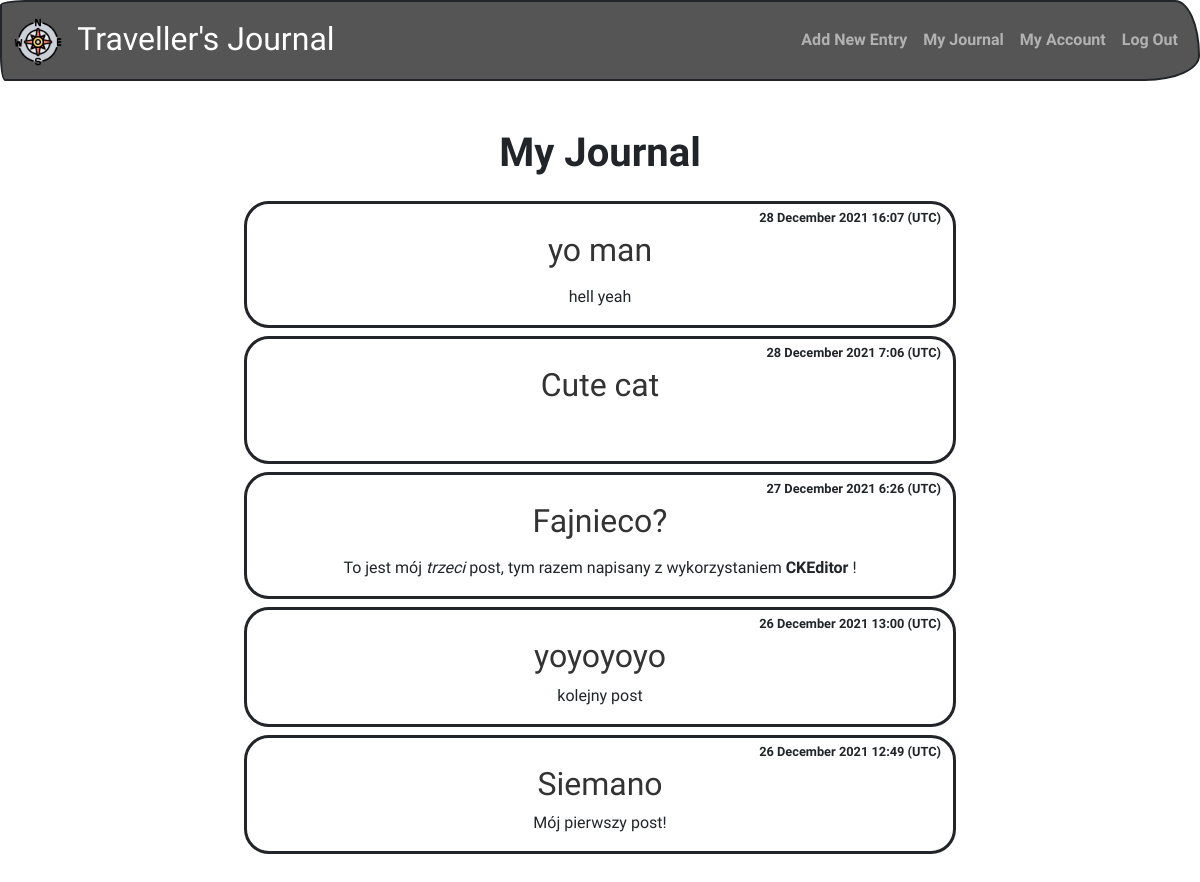
The page /journal (signed in) on the database its author committed.
### travel/helpers.py (models this page shows, shortened)
class Post(db.Model):
    id = db.Column(db.Integer, primary_key=True)
    title = db.Column(db.String(100), nullable=False)
    date_posted = db.Column(db.DateTime, nullable=False, default=datetime.utcnow)
    content = db.Column(db.Text, nullable=False)
    user_id = db.Column(db.Integer, db.ForeignKey('user.id'), nullable=False)

### travel/views.py (the view)
@app.route("/journal")
@login_required
def journal():
    posts = Post.query.order_by(Post.date_posted.desc()).filter_by(author=current_user)
    return render_template("journal.html", posts=posts)

### travel/helpers.py (called while the page is built)
@login_manager.user_loader
def load_user(user_id):
    return User.query.get(int(user_id))

### travel/templates/journal.html (shortened to what this page needs)
{% extends "layout.html" %}
{% block content %}
    <h1 class="mb-4 fw-bolder">My Journal</h1>
    {% for post in posts %}
        <div class="row">
            <div class="post col-8 offset-2 bg-light rounded mb-2">
                <div class="date text-end py-1">{{ post.date_posted.strftime('%d %B %Y %-H:%M (UTC)') }}</div>
                <a href="{{ url_for('post', post_id=post.id) }}">
                    <h2>{{ post.title }}</h2>
                </a>
                <p>{{ post.content | safe }}</p>
            </div>
        </div>
    {% endfor %}
{% endblock %}

### travel/templates/layout.html (shortened to what this page needs)
<!DOCTYPE html>
<html lang="en">
    <head>
        <link href="https://cdn.jsdelivr.net/npm/bootstrap@5.1.3/dist/css/bootstrap.min.css" rel="stylesheet">
        <link href="https://cdn.jsdelivr.net/npm/bootswatch@5.1.3/dist/sketchy/bootstrap.min.css" rel="stylesheet">
        <link href="/static/styles.css" rel="stylesheet">
    </head>
    <body onload="typeWriter()">
        <nav class="navbar navbar-expand-lg navbar-dark bg-dark">
            <div class="container-fluid">
                <a class="navbar-brand" href="/">
                    <img class="me-2" src="/static/imgs/north.png" alt="Compass" width="48px" height="48px">
                    Traveller's Journal
                </a>
                <div class="collapse navbar-collapse" id="navbarColor02">
                    {% if current_user.is_authenticated %}
                        <ul class="navbar-nav ms-auto">
                            <li class="nav-item"><a class="nav-link" href="{{ url_for('create_post') }}">Add New Entry</a></li>
                            <li class="nav-item"><a class="nav-link" href="{{ url_for('journal') }}">My Journal</a></li>
                            <li class="nav-item"><a class="nav-link" href="{{ url_for('account') }}">My Account</a></li>
                            <li class="nav-item"><a class="nav-link" href="{{ url_for('logout') }}">Log Out</a></li>
                        </ul>
                    {% else %}
                        <ul class="navbar-nav d-flex ms-auto me-sm-2">
                            <li class="nav-item"><a class="nav-link" href="{{ url_for('register') }}">Register</a></li>
                            <li class="nav-item"><a class="nav-link" href="{{ url_for('login') }}">Sign In</a></li>
                        </ul>
                    {% endif %}
                </div>
            </div>
        </nav>
        <main class="container p-5">
            {% block content %}{% endblock %}
        </main>
    </body>
</html>

### travel/static/styles.css (style rules this page uses)
body { background-image:url(/static/imgs/background.jpg); background-position: center; background-size: cover; background-repeat: no-repeat; min-height: 100vh; }
a { text-decoration: none; }
p { font-weight: normal; }
nav .navbar-brand { font-size: xx-large; }
main { overflow-x: auto; text-align: center; }
.date { font-size: 0.8rem; }
.post { border: solid; }

### travel/templates/journal.html (style rules this page uses)
body { background-image:url(/static/imgs/background-3.jpg); background-position: center; background-size: cover; background-repeat: no-repeat; min-height: 100vh; }

### rows shown on the page
Post: date_posted "28 December 2021 16:07 (UTC)", title "yo man", content "hell yeah"
Post: date_posted "28 December 2021 7:06 (UTC)", title "Cute cat"
Post: date_posted "27 December 2021 6:26 (UTC)", title "Fajnieco?", content "To jest mój trzeci post, tym razem napisany z wykorzystaniem CKEditor !"
Post: date_posted "26 December 2021 13:00 (UTC)", title "yoyoyoyo", content "kolejny post"
Post: date_posted "26 December 2021 12:49 (UTC)", title "Siemano", content "Mój pierwszy post!"
